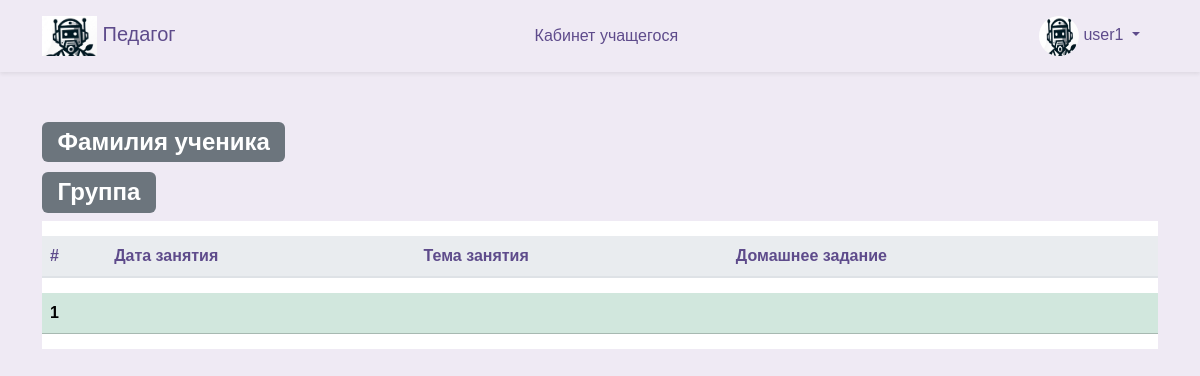
Page /student (signed in) on the earlier database version.
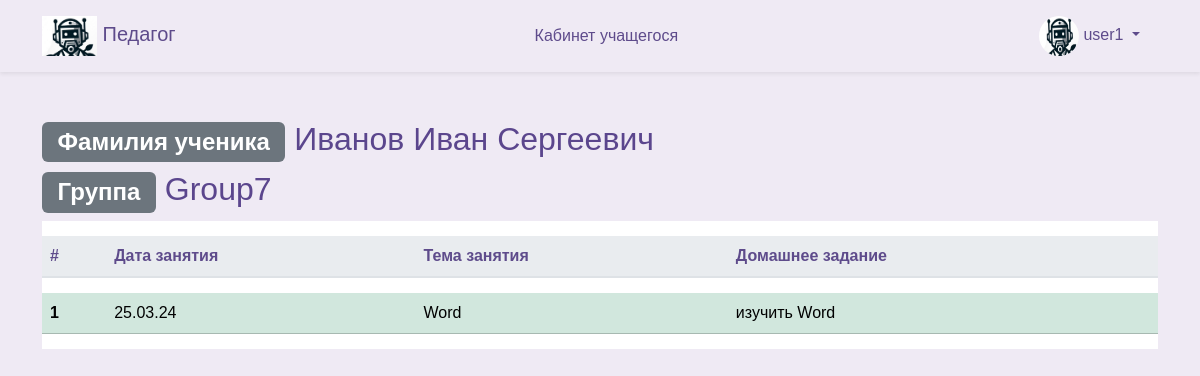
Same page on the later database version.
### database/models.py (models this page shows, shortened)
class User(Base):
    __tablename__ = "users"
    id = Column(Integer, primary_key=True)
    username = Column(String, unique=True)
    fio = Column(String)  # Убрали уникальность
    email = Column(String, unique=True)
    password = Column(String)
    user_type = Column(Enum(UserType))
    student = relationship("Student", back_populates="user", uselist=False)

class Group(Base):
    __tablename__ = "group"
    id = Column(Integer, primary_key=True)
    name = Column(String, unique=True, nullable=False)
    student = relationship("Student", back_populates="group")

class Visit(Base):
    __tablename__ = "visit"
    id = Column(Integer, primary_key=True)
    data = Column(String, nullable=False)
    visit_status = Column(Boolean)
    history_visit = relationship("History", back_populates="visit_history")

class Theme(Base):
    __tablename__ = "theme"
    id = Column(Integer, primary_key=True)
    name = Column(String, nullable=False, unique=True)
    discipline_id = Column(Integer, ForeignKey("discipline.id"), nullable=False)
    discipline_theme = relationship("Discipline", back_populates="theme_discipline")
    history_theme = relationship("History", back_populates="theme_history")

class Homework(Base):
    __tablename__ = "homework"
    id = Column(Integer, primary_key=True)
    name = Column(String)
    history_homework = relationship("History", back_populates="homework_history")

### frontend/router.py (the view)
@router.get("/student")
async def get_student(
    request: Request,
    user: User = Depends(get_user_or_redirect),
    session: AsyncSession = Depends(get_session),
):
    data = await CRUDUser.get_user_fio(session, user.username)
    print(data)
    return templates.TemplateResponse(
        "student/student.html", {"request": request, "user": user, "data": data}
    )

### frontend/template/student/student.html (shortened to what this page needs)
{% extends "base/base.html" %}
{% block content %}
<h2><span class="badge text-bg-secondary"> Фамилия ученика </span> {{ data.fio }}</h2>
<h2><span class="badge text-bg-secondary"> Группа </span> {{ data.group_name }} </h2>
<table class="table">
  <thead>
    <tr>
      <th scope="col">#</th>
      <th scope="col">Дата занятия</th>
      <th scope="col">Тема занятия</th>
      <th scope="col">Домашнее задание</th>
    </tr>
  </thead>
  <tbody>
    <tr class="table-success">
      <th scope="row">1</th>
      <td>{{ data.date }}</td>
      <td>{{ data.theme }}</td>
      <td>{{ data.homework }}</td>
    </tr>
  </tbody>
</table>
{% endblock %}

### frontend/template/base/base.html (shortened to what this page needs)
<!DOCTYPE html>
<html lang="ru">
<head>{% include 'base/head.html' %}</head>
<body>
  {% include 'base/nav.html' %}
  <div class="container my-5">
    {% block content %}{% endblock %}
  </div>
</body>
</html>

### frontend/template/base/head.html (shortened to what this page needs)
<head>
  <link rel="stylesheet" href="https://cdn.jsdelivr.net/npm/bootstrap@5.3.2/dist/css/bootstrap.min.css">
  <link href="https://cdn.jsdelivr.net/npm/select2@4.1.0-rc.0/dist/css/select2.min.css" rel="stylesheet" />
  <link rel="stylesheet" href="/assets/css/base.css">
</head>

### frontend/template/base/nav.html (shortened to what this page needs)
<nav class="navbar navbar-expand-lg navbar-light shadow-sm">
    <div class="container">
      <a class="navbar-brand" href="/">
        <img src="/assets/img/logo2.jpg" alt="Педагог Logo" id="brand-logo" style="max-height: 40px;"> Педагог
      </a>
      <div class="collapse navbar-collapse" id="navbarNav">
        {% if user %}
        <ul class="navbar-nav mx-auto">
          <li class="nav-item {% if request_path == '/portfolio' %}active{% endif %}">
            <a class="nav-link" href="/student">Кабинет учащегося</a>
          </li>
        </ul>
        <ul class="navbar-nav">
          <li class="nav-item dropdown">
            <a class="nav-link dropdown-toggle" href="#" id="navbarDropdownMenuLink" data-bs-toggle="dropdown"
              aria-expanded="false">
              <img src="/assets/img/logo2.jpg" alt="Профиль" style="border-radius: 50%; width: 40px; height: 40px;">
              {{user.username}}
            </a>
          </li>
        </ul>
        {% endif %}
      </div>
    </div>
</nav>

### frontend/assets/css/base.css (style rules this page uses)
body { margin: 0; font-family: 'Nunito Sans', Arial, sans-serif; background-color: #efeaf4; }
.navbar { background-color: rgb(255, 255, 255), 255, 255); box-shadow: 0 4px 6px rgba(0, 0, 0, 0.1); }
.navbar-brand, .nav-link { color: #5e4b8b !important; }
.nav-link { margin: 0 10px; border-radius: 20px; transition: background-color 0.3s, color 0.3s; }
h2 { color: #5b468d; }
.table { background-color: #ffffff; color: #5e4b8b; border-collapse: separate; border-spacing: 0 15px; }
.table th, .table td { border-top: none !important; vertical-align: middle; }
.table thead th { background-color: #e9ecef; color: #5e4b8b; border-bottom: 2px solid #dee2e6; }
.table td { padding: .5rem; }

Differences in the rows shown:
changed User "user1": fio (not shown) → "Иванов Иван Сергеевич"
now on this page (row unchanged): Group: group_name "Group7"
now on this page (row unchanged): Visit: date "25.03.24"
now on this page (row unchanged): Theme: theme "Word"
now on this page (row unchanged): Homework: homework "изучить Word"
